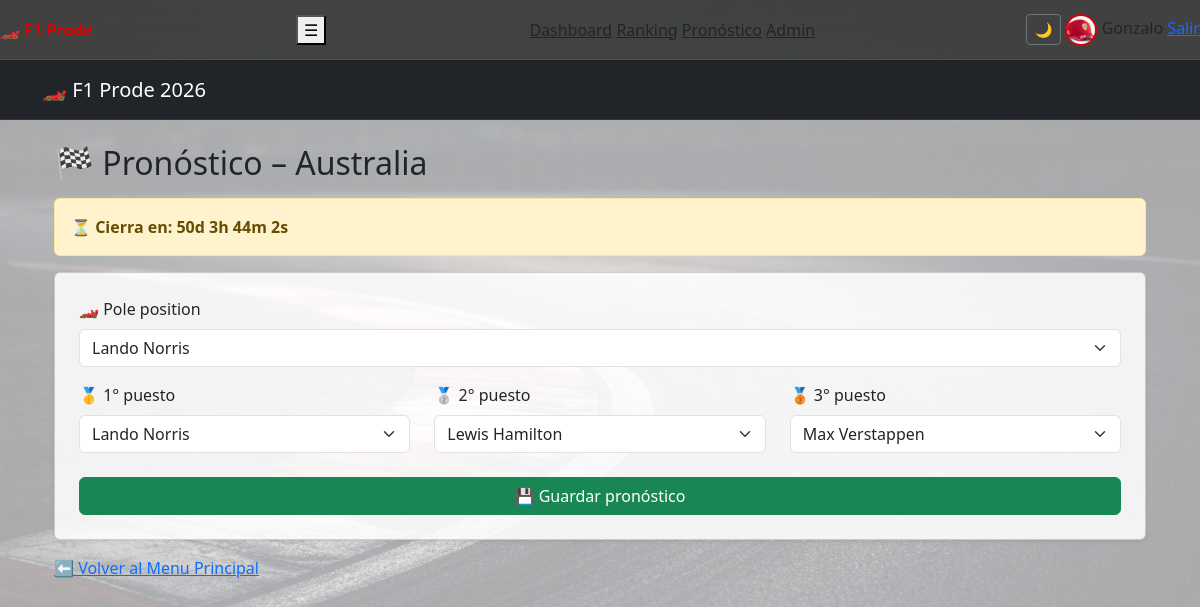
Page /pronostico/1 (signed in) on the earlier database version.
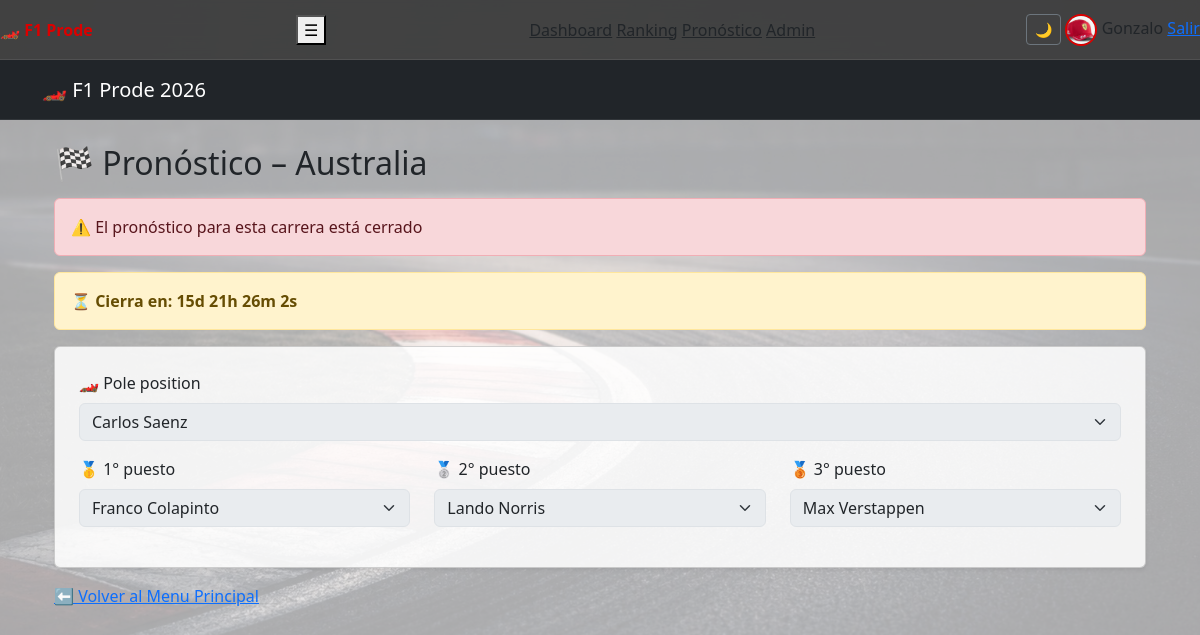
Same page on the later database version.
### tables this page shows
CREATE TABLE carreras (
    id INTEGER PRIMARY KEY,
    pais TEXT,
    autodromo TEXT,
    fecha TEXT,
    sprint INTEGER
, pronostico_abierto INTEGER DEFAULT 1, clasificacion_iniciada INTEGER DEFAULT 0, info_fecha TEXT, fecha_clasificacion TEXT, fecha_limite_pronostico TEXT, imagen TEXT, status TEXT DEFAULT 'futura');

CREATE TABLE pronosticos (
    id INTEGER PRIMARY KEY AUTOINCREMENT,
    user_id INTEGER NOT NULL,
    carrera_id INTEGER NOT NULL,
    pole TEXT,
    sprint_ganador TEXT,
    p1 TEXT,
    p2 TEXT,
    p3 TEXT,
    puntos INTEGER DEFAULT 0,
    UNIQUE(user_id, carrera_id)
);

CREATE TABLE pilotos (
    id INTEGER PRIMARY KEY AUTOINCREMENT,
    nombre TEXT NOT NULL,
    equipo TEXT
, nacionalidad TEXT, dorsal INTEGER);

### app.py (the view, shortened to what this page needs)
@app.route("/pronostico/<int:carrera_id>", methods=["GET", "POST"])
def pronostico_carrera(carrera_id):
    if "user_id" not in session:
        return render_template("index.html", error="Login incorrecto")
    conn = get_db()
    cur = conn.cursor()
    cur.execute("SELECT * FROM carreras WHERE id = ?", (carrera_id,))
    carrera = cur.fetchone()
    if not carrera:
        conn.close()
        return "Carrera no encontrada", 404
    cur.execute("""
        SELECT * FROM pronosticos
        WHERE user_id = ? AND carrera_id = ?
    """, (session["user_id"], carrera_id))
    pronostico = cur.fetchone()
    solo_lectura = carrera["clasificacion_iniciada"] == 1
    cur.execute("SELECT * FROM pilotos ORDER BY nombre")
    pilotos = [p["nombre"] for p in cur.fetchall()]
    conn.close()
    return render_template(
        "pronostico.html",
        carrera=carrera,
        pilotos=pilotos,
        pronostico=pronostico,
        solo_lectura=solo_lectura
    )

### app.py (called while the page is built)
def get_db():
    conn = sqlite3.connect("prode.db")
    conn.row_factory = sqlite3.Row
    return conn

### templates/pronostico.html (shortened to what this page needs)
{% extends "base.html" %}
{% block content %}
<div class="container">
    <h2 class="mb-3">🏁 Pronóstico – {{ carrera.pais }}</h2>
    {% if not carrera.pronostico_abierto %}
        <div class="alert alert-danger">
            ⚠️ El pronóstico para esta carrera está cerrado
        </div>
    {% endif %}
    {% if carrera.fecha_limite_pronostico %}
        <div id="contador" class="alert alert-warning fw-bold"></div>
    {% endif %}
    <form method="post" class="card p-4 shadow-sm">
        <div class="mb-3">
            <label class="form-label">🏎️ Pole position</label>
            <select class="form-select"
                    name="pole"
                    {% if not carrera.pronostico_abierto %}disabled{% endif %}>
                {% for p in pilotos %}
                    <option value="{{ p }}"
                        {% if pronostico and pronostico.pole == p %}selected{% endif %}>
                        {{ p }}
                    </option>
                {% endfor %}
            </select>
        </div>
        <div class="row">
            <div class="col-md-4 mb-3">
                <label class="form-label">🥇 1° puesto</label>
                <select class="form-select"
                        name="p1"
                        {% if not carrera.pronostico_abierto %}disabled{% endif %}>
                    {% for p in pilotos %}
                        <option value="{{ p }}"
                            {% if pronostico and pronostico.p1 == p %}selected{% endif %}>
                            {{ p }}
                        </option>
                    {% endfor %}
                </select>
            </div>
            <div class="col-md-4 mb-3">
                <label class="form-label">🥈 2° puesto</label>
                <select class="form-select"
                        name="p2"
                        {% if not carrera.pronostico_abierto %}disabled{% endif %}>
                    {% for p in pilotos %}
                        <option value="{{ p }}"
                            {% if pronostico and pronostico.p2 == p %}selected{% endif %}>
                            {{ p }}
                        </option>
                    {% endfor %}
                </select>
            </div>
            <div class="col-md-4 mb-3">
                <label class="form-label">🥉 3° puesto</label>
                <select class="form-select"
                        name="p3"
                        {% if not carrera.pronostico_abierto %}disabled{% endif %}>
                    {% for p in pilotos %}
                        <option value="{{ p }}"
                            {% if pronostico and pronostico.p3 == p %}selected{% endif %}>
                            {{ p }}
                        </option>
                    {% endfor %}
                </select>
            </div>
        </div>
        {% if carrera.pronostico_abierto %}
            <button type="submit" class="btn btn-success w-100 mt-2">
                💾 Guardar pronóstico
            </button>
        {% endif %}
    </form>
    <div class="mt-3">
        <a href="/dashboard">⬅ Volver al Menu Principal</a>
    </div>
</div>
{% endblock %}

### templates/base.html (shortened to what this page needs)
<!DOCTYPE html>
<html lang="es">
<head>
    <link rel="stylesheet"
      href="{{ url_for('static', filename='style.css') }}">
    <link href="https://cdn.jsdelivr.net/npm/bootstrap@5.3.2/dist/css/bootstrap.min.css" rel="stylesheet">
</head>
<body>
<nav class="navbar">
    <div class="nav-left">
        <a href="/dashboard" class="logo">
            🏎️ F1 Prode
        </a>
    </div>
    <button class="nav-toggle" onclick="toggleMenu()">☰</button>
    <div class="nav-links" id="navLinks">
        <a href="/dashboard">Dashboard</a>
        <a href="/ranking">Ranking</a>
        {% if session.user_id %}
            <a href="/pronostico">Pronóstico</a>
        {% endif %}
        {% if session.admin %}
            <a href="/admin/carreras">Admin</a>
        {% endif %}
    </div>
    {% if session.user_id %}
    <div class="nav-user">
        <button id="darkToggle" class="btn btn-sm btn-outline-secondary ms-2">
        🌙
        </button>
        <img src="{{ url_for('static', filename='avatars/' + session.avatar) }}"
             class="avatar">
        <span class="username">{{ session.user_name }}</span>
        <a href="/logout" class="logout">Salir</a>
    </div>
    {% endif %}
</nav>
<nav class="navbar navbar-dark bg-dark mb-4">
    <div class="container">
        <span class="navbar-brand mb-0 h1">🏎️ F1 Prode 2026</span>
    </div>
</nav>
<div class="container">
    {% block content %}{% endblock %}
</div>
</body>
</body>
</html>

### static/style.css (style rules this page uses)
:root { --bg-overlay: rgba(255,255,255,0.65); --bg: #f8f9fa; --text: #212529; --card-bg: rgba(255,255,255,0.85); --border: #dee2e6; --primary: #dc0000; --primary-hover: #ff3b3b; }
.nav-user img.avatar { width: 32px; height: 32px; min-width: 32px; min-height: 32px; object-fit: cover; border-radius: 50%; border: 2px solid var(--primary); }
body { background: linear-gradient(var(--bg-overlay), var(--bg-overlay)), url("img/bg-circuito.jpg") center / cover no-repeat fixed; color: var(--text); }
html, body { color: var(--text) !important; }
.card, .auth-card, .carrera-card, .ranking-card { background: var(--card-bg) !important; color: var(--text) !important; border: 1px solid var(--border); border-radius: 12px; }
.navbar { height: 60px; min-height: 60px; display: flex; align-items: center; padding: 0 18px; background: rgba(10, 10, 10, 0.65); backdrop-filter: blur(10px); border-bottom: 1px solid rgba(255,255,255,0.08); }
.nav-links a, .nav-user span { color: var(--text); }
.nav-left .logo { color: var(--primary); font-weight: bold; text-decoration: none; }
a { text-decoration: none; }

### templates/base.html (style rules this page uses)
body { background-color: #f8f9fa; }

Differences in the rows shown:
changed carreras "Australia": pronostico_abierto 1 → 0 (drawn)
changed pronosticos "Lando Norris": pole "Lando Norris" → "Carlos Saenz"; p1 "Lando Norris" → "Franco Colapinto"; p2 "Lewis Hamilton" → "Lando Norris"
Other differences:
text written by a page script: "⏳ Cierra en: 50d 3h 44m 2s" → "⏳ Cierra en: 15d 21h 26m 2s"
text no longer shown: "💾 Guardar pronóstico"
text now shown: "⚠️ El pronóstico para esta carrera está cerrado"
